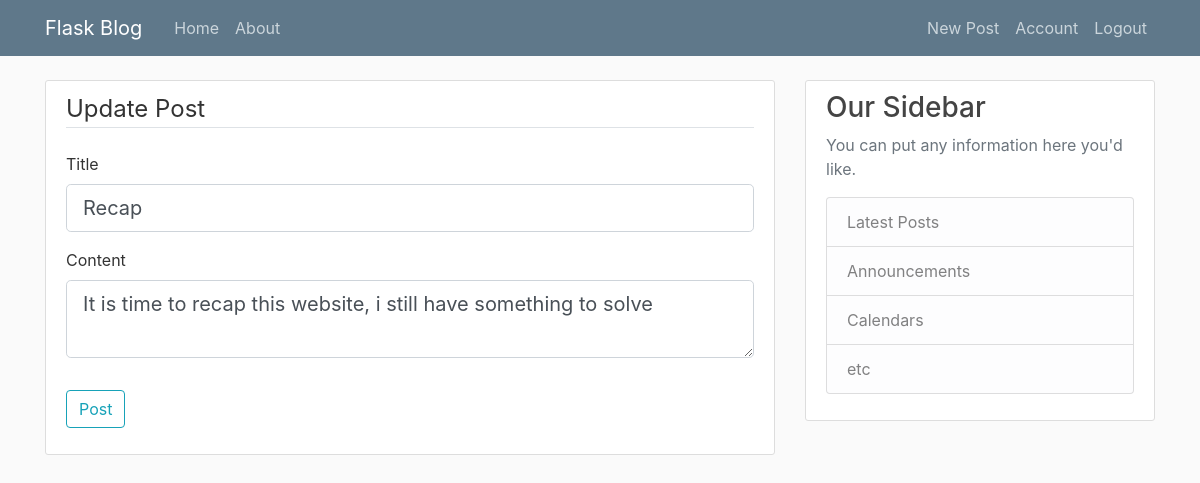
Screenshot of /post/1/update (signed in) with the database file from the repository.
### flaskblog/models.py (models this page shows, shortened)
class Post(db.Model):
    id = db.Column(db.Integer, primary_key=True)
    title = db.Column(db.String(100), nullable=False)
    date_posted = db.Column(db.DateTime, nullable=False,
                            default=datetime.utcnow)
    content = db.Column(db.Text, nullable=False)
    user_id = db.Column(db.Integer, db.ForeignKey('user.id'), nullable=False)

### flaskblog/posts/routes.py (the view)
@posts.route("/post/<int:post_id>/update", methods=["GET", "POST"])
@login_required
def update_post(post_id):
    post = Post.query.get_or_404(post_id)
    if post.author != current_user:
        abort(403)
    form = PostForm()
    if form.validate_on_submit():
        post.title = form.title.data
        post.content = form.content.data
        db.session.commit()
        flash("Your post has been updated!", category="success")
        return redirect(url_for("posts.post", post_id=post.id))
    elif request.method == "GET":
        form.title.data = post.title
        form.content.data = post.content
    return render_template("create_post.html", title="Update Post", form=form, legend="Update Post")

### flaskblog/posts/forms.py
class PostForm(FlaskForm):
    title = StringField('Title', validators=[DataRequired()])
    content = TextAreaField('Content', validators=[DataRequired()])
    submit = SubmitField('Post')

### flaskblog/__init__.py (called while the page is built)
def create_app():
    app = Flask(__name__)
    app.config.from_object(Config)
    Config.init_app(app)
    db.init_app(app)
    mail.init_app(app)
    from flaskblog.main.routes import main
    from flaskblog.posts.routes import posts
    from flaskblog.users.routes import users
    from flaskblog.errors.handler import errors
    app.register_blueprint(users, url_prefix="/")
    app.register_blueprint(posts, url_prefix="/")
    app.register_blueprint(main, url_prefix="/")
    app.register_blueprint(errors, url_prefix="/")
    from .models import User, Post
    create_database(app)
    login_manager = LoginManager()
    login_manager.login_view = "login"
    login_manager.login_message_category = 'info'
    login_manager.init_app(app)
    @login_manager.user_loader
    def load_user(user_id):
        return User.query.get(int(user_id))
    return app

### flaskblog/templates/create_post.html (shortened to what this page needs)
{% extends "layout.html" %}
{% block content %}
<div class="content-section">
    <form method="POST" action="">
        <fieldset class="form-group">
            <legend class="border-bottom mb-4">{{ legend }}</legend>
            <div class="form-group">
                {{ form.title.label(class="form-control-label") }}
                {% if form.title.errors %}
                    {{ form.title(class="form-control form-control-lg is-invalid") }}
                    <div class="invalid-feedback">
                        {% for error in form.title.errors %}
                            <span>{{ error }}</span>
                        {% endfor %}
                    </div>
                {% else %}
                    {{ form.title(class="form-control form-control-lg") }}
                {% endif %}
            </div>
            <div class="form-group">
                {{ form.content.label(class="form-control-label") }}
                {% if form.content.errors %}
                    {{ form.content(class="form-control form-control-lg is-invalid") }}
                    <div class="invalid-feedback">
                        {% for error in form.content.errors %}
                            <span>{{ error }}</span>
                        {% endfor %}
                    </div>
                {% else %}
                    {{ form.content(class="form-control form-control-lg") }}
                {% endif %}
            </div>
        </fieldset>
        <div class="form-group">
            {{ form.submit(class="btn btn-outline-info") }}
        </div>
    </form>
</div>
{% endblock content %}

### flaskblog/static/main.css (style rules this page uses)
body { background: #fafafa; color: #333333; margin-top: 5rem; }
.content-section { background: #ffffff; padding: 10px 20px; border: 1px solid #dddddd; border-radius: 3px; margin-bottom: 20px; }

### rows the page displays
Post: title "Recap", content "It is time to recap this website, i still have something to solve"

### other values shown
{{ legend }} "Update Post"
